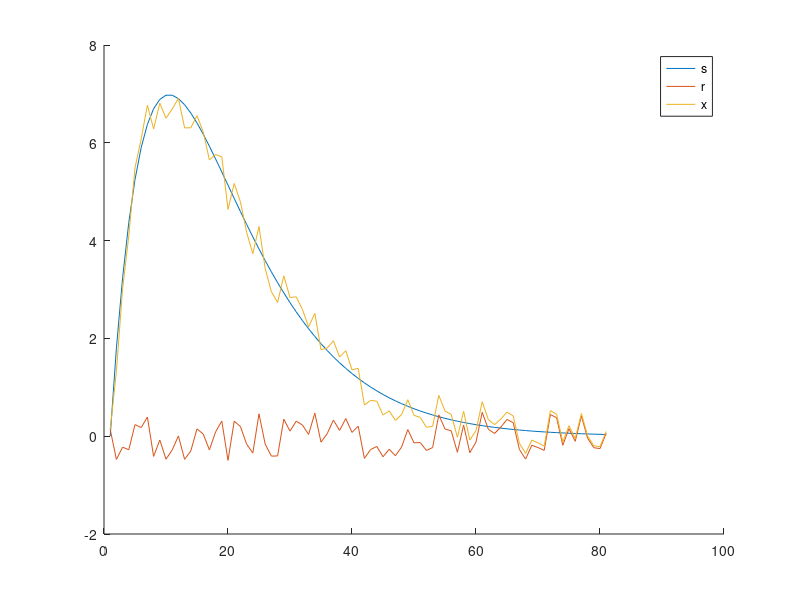

This figure's MATLAB source: (Note: this script raises an error after producing the figure.)
%% Inicialização do ambiente
clear ; close all; clc

% Definimos uma seed estatica para o gerador de números aleatórios de forma
% a podermos repetir os experimentos com resultados determinísticos
rng(42);

%% Exercício 7
N = 0:80;

s = 2 * N .* (0.9.^N);
r = rand(1,81) - 0.5;
x = s + r;

figure
hold on
plot(s);
plot(r);
plot(x);
hold off

legend('s', 'r', 'x')

title(['Erro de aproximação de x a s: ' num2str(DiogoEliseuHugo_TP1_6(s, x))])
